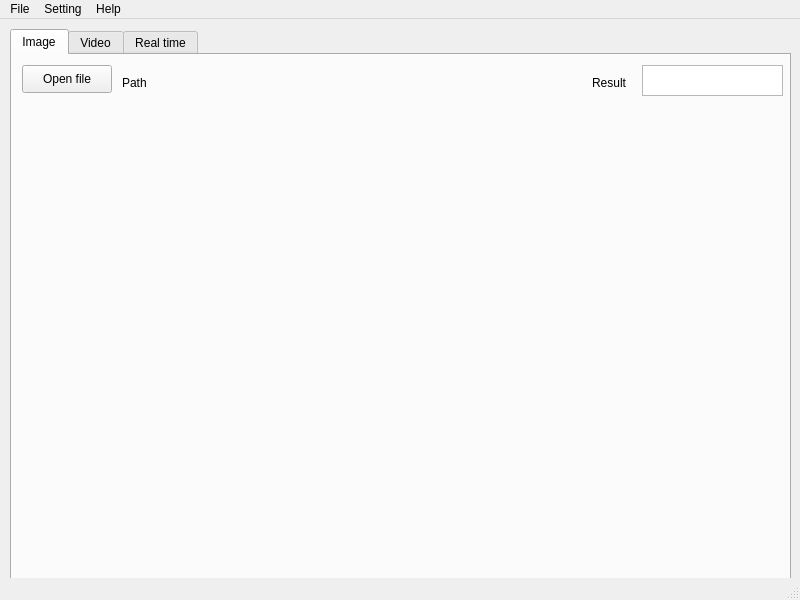
<?xml version="1.0" encoding="UTF-8"?>
<ui version="4.0">
 <class>MainWindow</class>
 <widget class="QMainWindow" name="MainWindow">
  <property name="geometry">
   <rect>
    <x>0</x>
    <y>0</y>
    <width>800</width>
    <height>600</height>
   </rect>
  </property>
  <property name="windowTitle">
   <string>MainWindow</string>
  </property>
  <property name="text" stdset="0">
   <string>Default</string>
  </property>
  <widget class="QWidget" name="centralwidget">
   <widget class="QTabWidget" name="tabWidget">
    <property name="geometry">
     <rect>
      <x>10</x>
      <y>10</y>
      <width>781</width>
      <height>551</height>
     </rect>
    </property>
    <property name="currentIndex">
     <number>0</number>
    </property>
    <widget class="QWidget" name="Image">
     <attribute name="title">
      <string>Image</string>
     </attribute>
     <widget class="QPushButton" name="Image_path">
      <property name="geometry">
       <rect>
        <x>10</x>
        <y>10</y>
        <width>90</width>
        <height>28</height>
       </rect>
      </property>
      <property name="text">
       <string>Open file</string>
      </property>
     </widget>
     <widget class="QLabel" name="Image_path_text">
      <property name="geometry">
       <rect>
        <x>110</x>
        <y>20</y>
        <width>431</width>
        <height>16</height>
       </rect>
      </property>
      <property name="text">
       <string>Path</string>
      </property>
     </widget>
     <widget class="QWidget" name="horizontalLayoutWidget">
      <property name="geometry">
       <rect>
        <x>10</x>
        <y>50</y>
        <width>761</width>
        <height>451</height>
       </rect>
      </property>
      <layout class="QHBoxLayout" name="horizontalLayout"/>
     </widget>
     <widget class="QTextEdit" name="textEdit">
      <property name="enabled">
       <bool>true</bool>
      </property>
      <property name="geometry">
       <rect>
        <x>630</x>
        <y>10</y>
        <width>141</width>
        <height>31</height>
       </rect>
      </property>
      <property name="inputMethodHints">
       <set>Qt::ImhNone</set>
      </property>
      <property name="readOnly">
       <bool>true</bool>
      </property>
     </widget>
     <widget class="QLabel" name="Image_result">
      <property name="geometry">
       <rect>
        <x>580</x>
        <y>20</y>
        <width>41</width>
        <height>16</height>
       </rect>
      </property>
      <property name="text">
       <string>Result</string>
      </property>
     </widget>
    </widget>
    <widget class="QWidget" name="Video">
     <attribute name="title">
      <string>Video</string>
     </attribute>
    </widget>
    <widget class="QWidget" name="Real_time">
     <attribute name="title">
      <string>Real time</string>
     </attribute>
    </widget>
   </widget>
  </widget>
  <widget class="QMenuBar" name="menubar">
   <property name="geometry">
    <rect>
     <x>0</x>
     <y>0</y>
     <width>800</width>
     <height>22</height>
    </rect>
   </property>
   <widget class="QMenu" name="menuFile">
    <property name="title">
     <string>File</string>
    </property>
    <addaction name="actionModel"/>
    <addaction name="actionLabel"/>
    <addaction name="separator"/>
    <addaction name="actionSaveAs"/>
   </widget>
   <widget class="QMenu" name="menuTool">
    <property name="title">
     <string>Setting</string>
    </property>
    <addaction name="actionCamera"/>
   </widget>
   <widget class="QMenu" name="menuHelp">
    <property name="title">
     <string>Help</string>
    </property>
    <addaction name="actionAbout_Us"/>
   </widget>
   <addaction name="menuFile"/>
   <addaction name="menuTool"/>
   <addaction name="menuHelp"/>
  </widget>
  <widget class="QStatusBar" name="statusbar"/>
  <action name="actionLabel">
   <property name="text">
    <string>Label</string>
   </property>
   <property name="shortcut">
    <string>Ctrl+L</string>
   </property>
  </action>
  <action name="actionSaveAs">
   <property name="text">
    <string>Save As...</string>
   </property>
  </action>
  <action name="actionCamera">
   <property name="text">
    <string>Camera</string>
   </property>
  </action>
  <action name="actionAbout_Us">
   <property name="text">
    <string>About Us</string>
   </property>
  </action>
  <action name="actionModel">
   <property name="enabled">
    <bool>true</bool>
   </property>
   <property name="text">
    <string>Model</string>
   </property>
  </action>
 </widget>
 <resources/>
 <connections/>
</ui>
